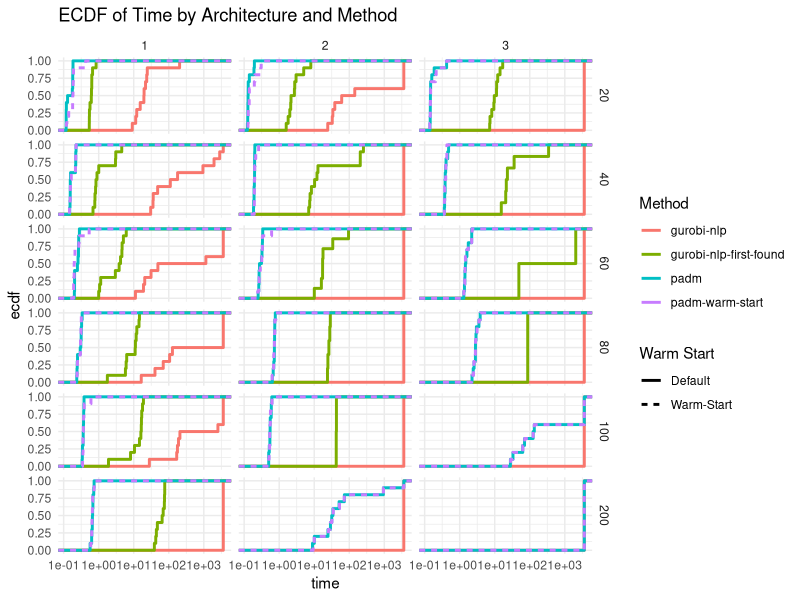
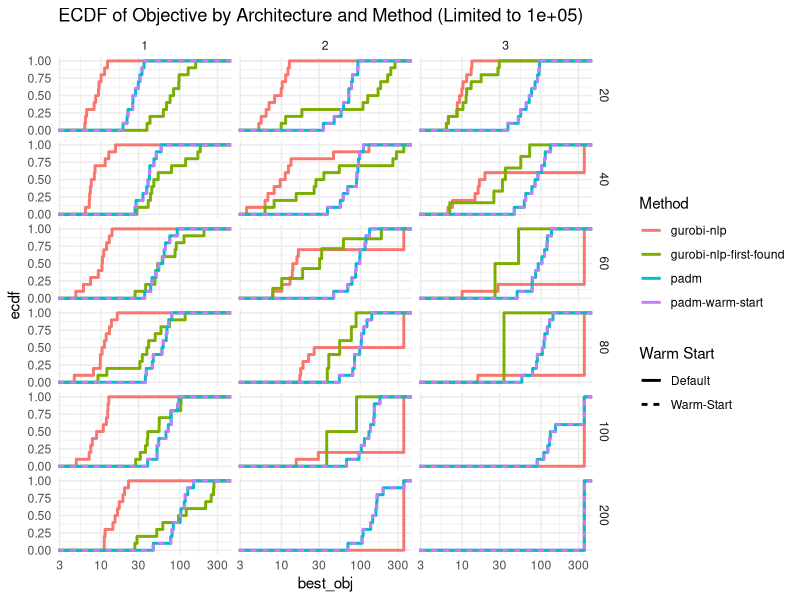

These figures' R source, in order:
## ---- chunk 1
library(ggplot2)
library(rmarkdown)
suppressMessages(library(dplyr))
suppressMessages(library(knitr))
suppressMessages(library(kableExtra))
## ---- chunk 2
data = read.csv("results.csv", header = FALSE)
colnames(data) = c("tag", "method", "instance", "network", "n_vars", "n_ctrs", "status", "best_obj", "time", "blank")

data = data %>% select(-tag, -blank)
data = data %>% mutate(instance = sub("^.*//", "", instance))
data = data %>% mutate(network = sub("^.*pre_trained_models/", "", network))
data = data %>% mutate(time = ifelse(time >= 3600, 3600, time))
data = data %>% mutate(best_obj = ifelse(best_obj >= 1e15, NA, best_obj))
data = data %>% mutate(warm_start = ifelse(grepl("warm-start", method, ignore.case = TRUE), "Warm-Start", "Default"))

data = data %>% filter(method %in% c("padm", "padm-warm-start", "gurobi-nlp", "gurobi-nlp-first-found"))

data = data %>%
  mutate(
    architecture_name = sub("/.*", "", instance),
    num_layers = as.integer(sub(".*_(\\d+)layer.*", "\\1", architecture_name)),
    hidden_units = as.integer(sub(".*_(\\d+)hidden.*", "\\1", architecture_name)),
    delta = as.integer(sub(".*delta_(\\d+).*", "\\1", architecture_name)),
    architecture = purrr::map2_chr(
          num_layers, hidden_units,
          ~ paste(
            c("784", rep(.y, .x), "10"),
            collapse = ","
          )
        )
    )

data = data %>% filter(delta == 5)

paged_table(data)
## ---- chunk 3
summary_table <- data %>%
  group_by(method, warm_start, architecture) %>%
  summarize(
    n_vars = mean(n_vars),
    n_ctrs = mean(n_ctrs),
    Avg_Time_All = mean(time),
    Avg_Time_Opt = mean(time[status == "Feasible"], na.rm = TRUE),
    Avg_Obj = mean(best_obj, na.rm = TRUE),
    Num_Opt = sum(status %in% c("Optimal")),
    Num_Feas = sum(status %in% c("Optimal", "Feasible")),
    num_layers = mean(num_layers),
    hidden_units = mean(hidden_units)
  ) %>%
  ungroup() %>%
  arrange(method, warm_start, num_layers, hidden_units) %>%
  select(-num_layers, -hidden_units)

kable(
  summary_table,
  col.names = c("Method", "Warm Start", "Architecture", "# Vars", "# Ctrs", "Avg. Time (All)", "Avg. Time (Feas)", "Avg. Obj.", "Num. Opt.", "Num. Feas."),
  booktabs = TRUE
)
## ---- chunk 4
ggplot(data, aes(x = time, color = method, linetype = warm_start)) +
  stat_ecdf(linewidth = 1) +
  facet_grid(hidden_units ~ num_layers) +
  scale_x_log10() +
  labs(
    title = "ECDF of Time by Architecture and Method",
    color = "Method",
    linetype = "Warm Start"
  ) +
  theme_minimal()

max_obj = 1e5

ggplot(data %>% mutate(best_obj = ifelse(is.na(best_obj) | best_obj > max_obj, min(max_obj, max(best_obj, na.rm = TRUE)), best_obj)), aes(x = best_obj, color = method, linetype = warm_start)) +
  stat_ecdf(linewidth = 1) +
  facet_grid(hidden_units ~ num_layers) +
  scale_x_log10() +
  labs(
    title = paste0("ECDF of Objective by Architecture and Method (Limited to ", max_obj, ")"),
    color = "Method",
    linetype = "Warm Start"
  ) +
  theme_minimal()
